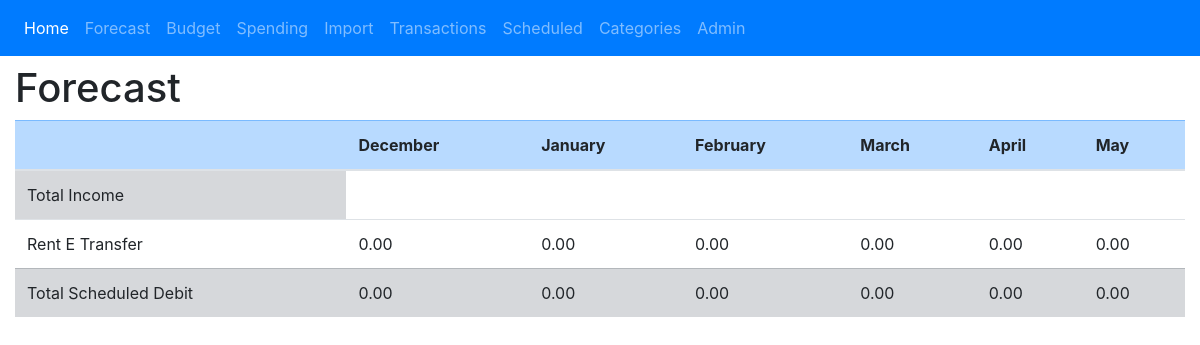
The page /forecast/ on the database as committed earlier.
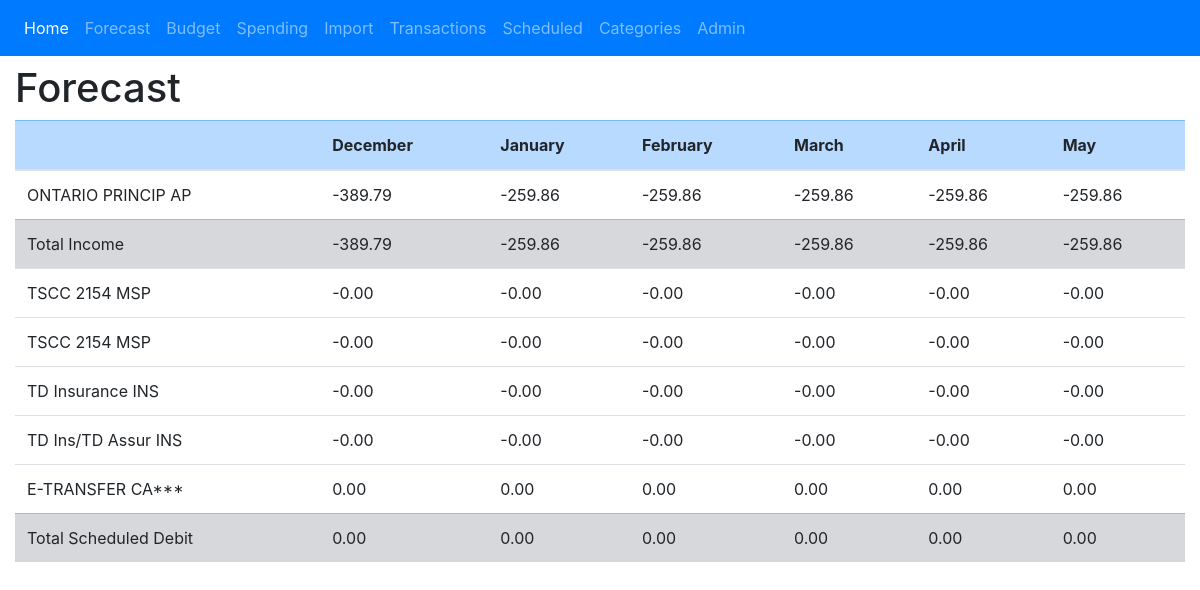
The same page on the database as committed later.
### transaction/models.py (models this page shows, shortened)
class ScheduledTransaction(models.Model):
	scheduled_date = models.DateField()
	description = models.CharField(max_length=100)
	amount = models.DecimalField(max_digits=8, decimal_places=2)
	category = models.ForeignKey(Category, on_delete=models.SET_DEFAULT, default=None, blank=True, null=True)
	repeat_every = models.CharField(max_length=2, choices=REPEAT_EVERY_CHOICES)

### forecast/views.py (the view)
# urls.py: path('', ForecastTemplateView.as_view(), name='forecast-view'),
class ForecastTemplateView(TemplateView):
	template_name = 'forecast.html'
	def get_context_data(self, **kwargs):
		context = super().get_context_data(**kwargs)
		last_day, month_list = get_months()
		income_forecast_list=[]
		income_desc_list=[]
		income_item_list = ScheduledTransaction.objects.filter(category__group__name='Income')
		for income_item in income_item_list:
			income_desc_list.append(income_item.description)
			income_dates=[]
			for i in list(rrule(freq=WEEKLY, dtstart=income_item.scheduled_date, interval=2, until=last_day)):
				income_dates.append(i.month)
			income_forecast_item=[]
			for month in month_list:
				total = (income_dates.count(month.month)) * income_item.amount
				income_forecast_item.append(total)
			income_forecast_list.append(income_forecast_item)
		income_month_sum_list=list(map(sum,zip(*income_forecast_list)))
		for f in income_forecast_list:
			f.insert(0,income_desc_list.pop(0))
		sched_debit_forecast_list=[]
		sched_desc_list=[]
		sched_debit_list = ScheduledTransaction.objects.exclude(category__group__name='Income')
		for sched_debit_item in sched_debit_list:
			sched_desc_list.append(sched_debit_item.description)
			sched_dates=[]
			if sched_debit_item.repeat_every == 'B':
				for i in list(rrule(freq=WEEKLY, dtstart=sched_debit_item.scheduled_date, interval=2, until=last_day)):
					sched_dates.append(i.month)
			elif sched_debit_item.repeat_every == 'M':
				for i in list(rrule(freq=MONTHLY, dtstart=sched_debit_item.scheduled_date, interval=1, until=last_day)):
					sched_dates.append(i.month)
			sched_forecast_item=[]
			for month in month_list:
				total = (sched_dates.count(month.month)) * sched_debit_item.amount
				sched_forecast_item.append(total)
			sched_debit_forecast_list.append(sched_forecast_item)
		sched_debit_month_sum_list=list(map(sum,zip(*sched_debit_forecast_list)))
		for f in sched_debit_forecast_list:
			f.insert(0,sched_desc_list.pop(0))
		context['month_list'] = month_list
		context['income_forecast_list'] = income_forecast_list
		context['income_month_sum_list'] = income_month_sum_list
		context['sched_debit_forecast_list'] = sched_debit_forecast_list
		context['sched_debit_month_sum_list'] = sched_debit_month_sum_list
		return context

### forecast/views.py (called while the page is built)
def get_months():
	num_months = 6
	now = datetime.now()
	last_day = now + relativedelta(months=num_months)
	month_list = [(now + relativedelta(months=i)) for i in range(num_months)]
	return last_day, month_list

### templates/forecast.html
{% extends "base.html" %}
{% load crispy_forms_tags %}
{% block main_content %}
	<h1>Forecast</h1>
	<table class="table">
	<thead>
		<tr class="table-primary">
			<th></th>
			{% for m in month_list %}
				<th scope="col">{{m|date:"F"}}</th>
			{% endfor %}
		</tr>
	</thead>
	<tbody>
		{% for income_forecast_item in income_forecast_list %}
		<tr>
			{% for f in income_forecast_item %}
				<td>{{f}}</td>
			{% endfor %}
		</tr>
		{% endfor %}
		<tr class="table-secondary">
			<td>Total Income</td>
			{% for m in income_month_sum_list %}
				<td>{{m}}</td>
			{% endfor %}
		{% for sched_debit_forecast_item in sched_debit_forecast_list %}
		<tr>
			{% for f in sched_debit_forecast_item %}
				<td>
					{% if f < 0 %}
						<div class="text-danger">
					{% else %}
						<div>
					{% endif %}
					{{f}}</div>
				</td>
			{% endfor %}
		</tr>
		{% endfor %}
		<tr class="table-secondary">
			<td>Total Scheduled Debit</td>
			{% for m in sched_debit_month_sum_list %}
				<td>{{m}}</td>
			{% endfor %}
		</tr>
	</tbody>
	</table>
{% endblock %}

Rows that differ between the two databases and show on the page:
removed ScheduledTransaction: sched_debit_forecast_item "Rent E Transfer"
added ScheduledTransaction: income_forecast_item "ONTARIO PRINCIP AP"
added ScheduledTransaction: sched_debit_forecast_item "TSCC 2154 MSP"
added ScheduledTransaction: sched_debit_forecast_item "TSCC 2154 MSP"
added ScheduledTransaction: sched_debit_forecast_item "TD Insurance INS"
added ScheduledTransaction: sched_debit_forecast_item "TD Ins/TD Assur INS"
added ScheduledTransaction: sched_debit_forecast_item "E-TRANSFER CA***"
Other text that changed with them:
new list line: "-389.79 -259.86 -259.86 -259.86 -259.86 -259.86"
new list line: "-389.79"
new list line: "-259.86"
list line gone: "0.00 0.00 0.00 0.00 0.00 0.00"
new list line: "-0.00 -0.00 -0.00 -0.00 -0.00 -0.00"
new list line: "0.00 0.00 0.00 0.00 0.00 0.00"
